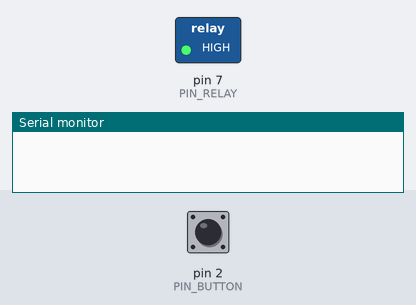
The sketch below on a simulated Arduino Uno, built with avr-gcc and run on an emulated ATmega328P. Shown: switched loads named in the sketch (green lamp = pin HIGH), the last lines printed to the serial monitor. Dashed ring = blinking. The test bench sets the inputs (shaded band); at power-on: pin 2 (PIN_BUTTON) HIGH.

Above: at 1.2 s.
1.3 s: pin 2 (PIN_BUTTON) pulled LOW for 1 s
At 1.45 s:
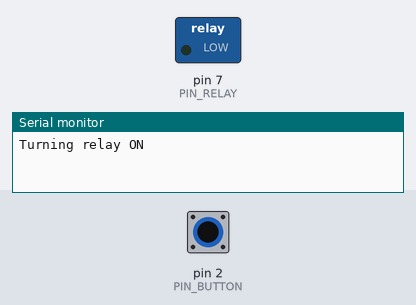
3.8 s: pin 2 (PIN_BUTTON) pulled LOW for 0.15 s
At 4.5 s:
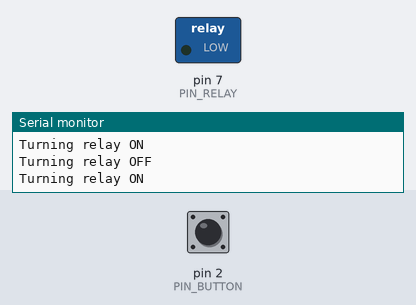
5.4 s: pin 2 (PIN_BUTTON) pulled LOW for 3.2 s
At 9.4 s:
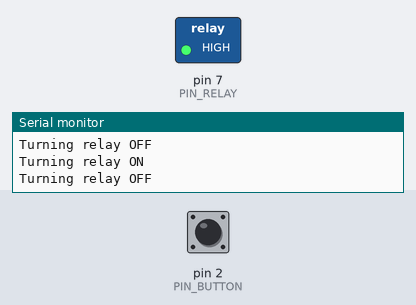
Timing chart, 0 to 10.9 s (numbered marks = the images above; inputs shaded):
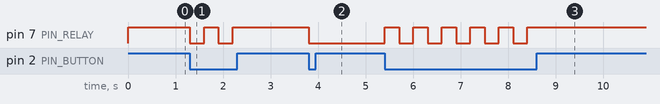

Measured:
- after the input at 1.3 s, pin 7 (PIN_RELAY): alternates HIGH for 0.30 s and LOW for 0.30 s, 4 changes in all, then stays HIGH, starting at once
- after the input at 3.8 s, pin 7 (PIN_RELAY): HIGH → LOW at once
- after the input at 5.4 s, pin 7 (PIN_RELAY): alternates HIGH for 0.30 s and LOW for 0.30 s, 11 changes in all, then stays HIGH, starting at once

The sketch:

Relay.ino
```cpp
/* ***********************************************************************
* Simple Relay Test (1.0.0)
* ************************************************************************
*
* My first attempt at working with a RELAY module.
*
* Buy Relay   : https://goo.gl/Bjo84P
* Source Code : https://goo.gl/PCQQNn
*
* ***********************************************************************
* Pin Outs
* ***********************************************************************
*
* (Relay Module)
*
*   1 - VCC        -------------------------- 5v
*   2 - GND        -------------------------- GND
*   3 - IN         -------------------------- D7
*
* (Button)
*   1 - GND        -------------------------- GND
*   2 - CON        -------------------------- D2
*********************************************************************** */

// NOTE: If using serial some digital pins don't seem to work with the relay?!!?
const int PIN_RELAY            = 7;
const int PIN_BUTTON           = 2;
const bool DEBUG               = true;
unsigned long lastDebounceTime = 0;
unsigned long debounceDelay    = 250;
int lastButtonState            = 0;

bool relayOn = false;

void setup() {
  Serial.begin(9600);

  pinMode(PIN_RELAY, OUTPUT);
  pinMode(PIN_BUTTON, INPUT_PULLUP);
}

void loop() {
  readButton();
  switchRelay();
  delay(100);
}

void switchRelay() {
  if( relayOn ) {
    digitalWrite(PIN_RELAY, LOW);
    return;
  }

  digitalWrite(PIN_RELAY, HIGH);
}

void debug(String message) {
  if( !DEBUG ) return;
  Serial.println(message);
}

void readButton() {
  // Get the current state of the button
  int currentState = digitalRead(PIN_BUTTON) == 0;

  // Check to see if enough time has passed since we last acted on a button push
  if ((millis() - lastDebounceTime) > debounceDelay) {
    // Check to see if the button is being pressed
    if(currentState == 1 ) {
      lastDebounceTime = millis();
      relayOn = !relayOn;

      debug(relayOn ? "Turning relay ON" : "Turning relay OFF");
    }
  }
}
```
